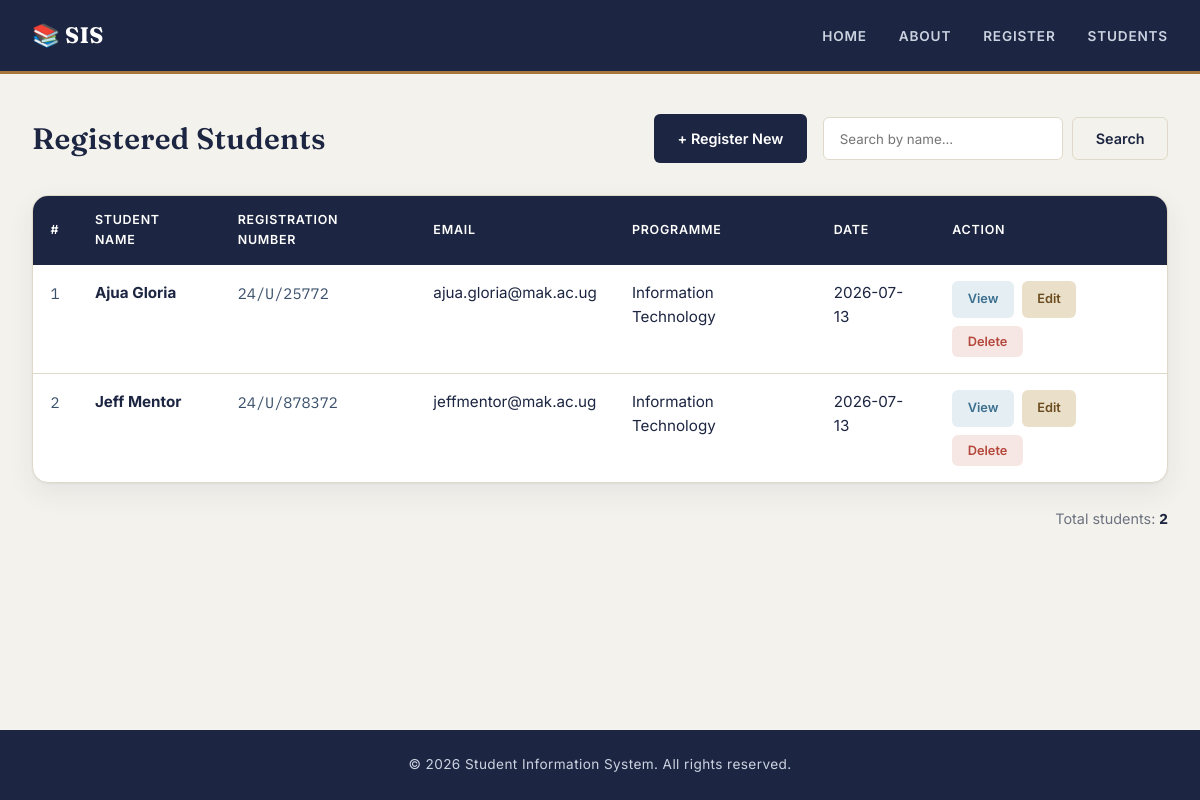
Before: /students with the older database file.
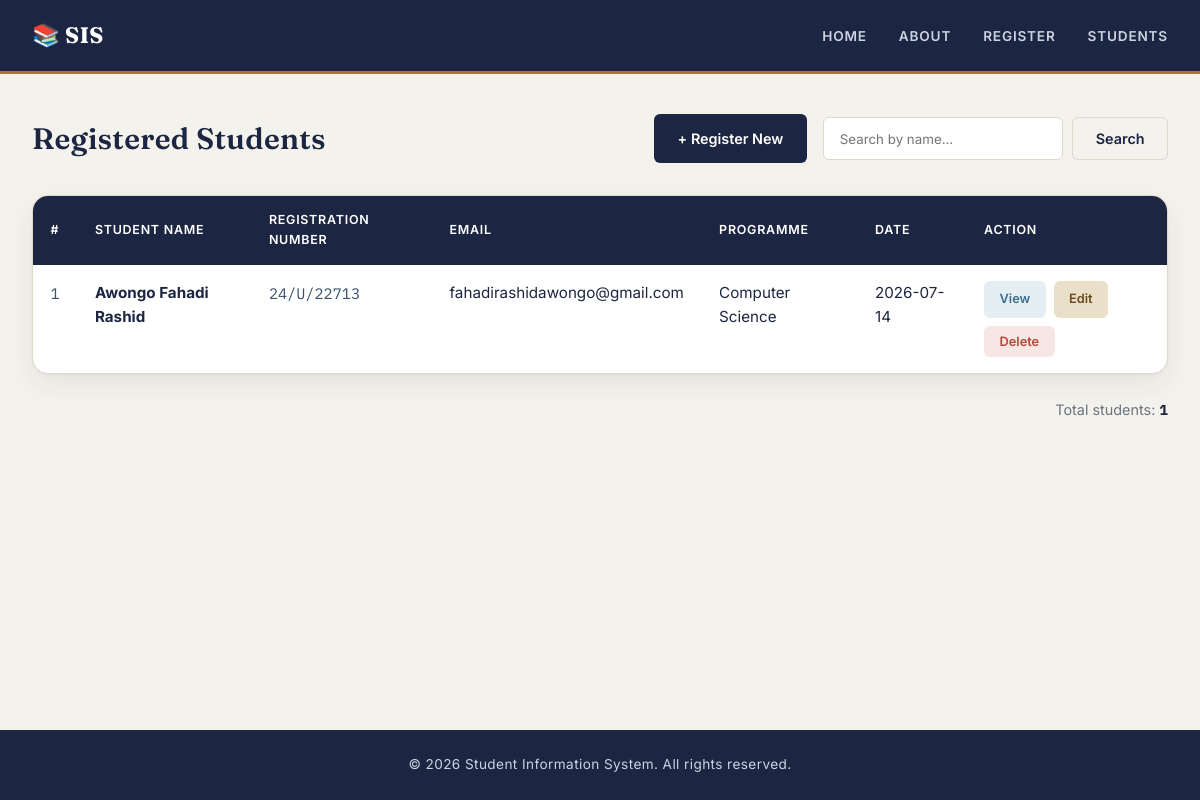
After: the same page with the newer database file.
### models.py (models this page shows, shortened)
class Student(db.Model):
    __tablename__ = 'students'
    id = db.Column(db.Integer, primary_key=True)
    student_name = db.Column(db.String(100), nullable=False)
    registration_number = db.Column(db.String(50), unique=True, nullable=False)
    email = db.Column(db.String(100), unique=True, nullable=False)
    programme = db.Column(db.String(100), nullable=False)
    registration_date = db.Column(db.DateTime, default=datetime.utcnow)
    is_active = db.Column(db.Boolean, default=True)

### app.py (the view)
@app.route('/students')
def students_list():
    all_students = get_all_students()
    return render_template('students_list.html', students=all_students)

### database.py (called while the page is built)
def get_all_students():
    return Student.query.filter_by(is_active=True).all()

### templates/students_list.html (shortened to what this page needs)
{% extends "base.html" %}
{% block styles %}
<link rel="stylesheet" href="{{ url_for('static', filename='students.css') }}">
{% endblock %}
{% block content %}
    <section class="students-list-page">
        <div class="list-header">
            <h2>Registered Students</h2>
            <div class="list-actions">
                <a href="{{ url_for('register') }}" class="btn btn-primary">+ Register New</a>
                <form action="{{ url_for('search_students') }}" method="GET" class="search-form">
                    <input type="text" name="q" placeholder="Search by name..." value="{{ search_term if search_term else '' }}">
                    <button type="submit" class="btn btn-secondary">Search</button>
                </form>
            </div>
        </div>
        {% if students %}
            <div class="table-container">
                <table class="students-table">
                    <thead>
                        <tr>
                            <th>#</th>
                            <th>Student Name</th>
                            <th>Registration Number</th>
                            <th>Email</th>
                            <th>Programme</th>
                            <th>Date</th>
                            <th>Action</th>
                        </tr>
                    </thead>
                    <tbody>
                        {% for student in students %}
                            <tr>
                                <td data-label="#">{{ loop.index }}</td>
                                <td data-label="Student Name"><strong>{{ student.student_name }}</strong></td>
                                <td data-label="Registration Number">{{ student.registration_number }}</td>
                                <td data-label="Email">{{ student.email }}</td>
                                <td data-label="Programme">{{ student.programme }}</td>
                                <td data-label="Date">{{ student.registration_date.strftime('%Y-%m-%d') }}</td>
                                <td data-label="Action">
                                    <div class="row-actions">
                                        <a href="{{ url_for('student_profile', name=student.student_name) }}"
                                           class="btn btn-small btn-info">View</a>
                                        <a href="{{ url_for('edit_student', student_id=student.id) }}"
                                           class="btn btn-small btn-warning">Edit</a>
                                        <form method="POST" action="{{ url_for('delete_student', student_id=student.id) }}" onsubmit="return confirm('Are you sure you want to delete this student?');">
                                            <button type="submit" class="btn btn-small btn-danger">Delete</button>
                                        </form>
                                    </div>
                                </td>
                            </tr>
                        {% endfor %}
                    </tbody>
                </table>
            </div>
            <div class="student-count">
                <p>Total students: <strong>{{ students|length }}</strong></p>
            </div>
        {% else %}
            <div class="empty-state">
                <p>No students registered yet.</p>
                <a href="{{ url_for('register') }}" class="btn btn-primary">Register First Student</a>
            </div>
        {% endif %}
    </section>
{% endblock %}

### templates/base.html (shortened to what this page needs)
<!DOCTYPE html>
<html lang="en">
<head>
    <link rel="stylesheet" href="{{ url_for('static', filename='style.css') }}">
    <link rel="stylesheet"
href="https://cdnjs.cloudflare.com/ajax/libs/font-awesome/6.5.2/css/all.min.css">
    {% block styles %}{% endblock %}
</head>
<body>
    <nav>
        <div class="nav-container">
            <div class="logo">
                <h1>📚 SIS</h1>
            </div>
            <ul class="nav-links">
                <li><a href="{{ url_for('home') }}">Home</a></li>
                <li><a href="{{ url_for('about') }}">About</a></li>
                <li><a href="{{ url_for('register') }}">Register</a></li>
                <li><a href="{{ url_for('students_list') }}">Students</a></li>
            </ul>
        </div>
    </nav>
    <main>
        {% block content %}
        {% endblock %}
    </main>
    <footer>
        <p>&copy; 2026 Student Information System. All rights reserved.</p>
    </footer>
</body>
</html>

### static/style.css (style rules this page uses)
:root { --color-ink: #1c2541; --color-ink-soft: #3a506b; --color-paper: #f4f2ec; --color-surface: #ffffff; --color-line: #dfd9c9; --color-accent: #a6763a; --color-accent-soft: #eadfc9; --color-success: #3f7a5d; --color-success-bg: #e4efe8; --color-danger: #b4483c; --color-danger-bg: #f7e7e4; --color-info: #3a6f8f; --color-info-bg: #e5eef2; --color-muted: #6b7280; --font-display: 'Fraunces', Georgia, serif; --font-body: 'Inter', -apple-system, BlinkMacSystemFont, sans-serif; --font-mono: 'IBM Plex Mono', 'Courier New', monospace; --radius-sm: 6px; --radius-md: 10px; --radius-lg: 16px; --shadow-card: 0 1px 2px rgba(28,37,65,.05), 0 10px 28px rgba(28,37,65,.07); }
* { margin: 0; padding: 0; box-sizing: border-box; }
body { font-family: var(--font-body); background: var(--color-paper); color: var(--color-ink); line-height: 1.6; min-height: 100vh; display: flex; flex-direction: column; }
h1, h2, h3, h4 { font-family: var(--font-display); color: var(--color-ink); font-weight: 600; }
main { flex: 1; width: 100%; max-width: 1200px; margin: auto; padding: 2.5rem 2rem; }
a { color: inherit; }
nav { background: var(--color-ink); border-bottom: 3px solid var(--color-accent); }
.nav-container { max-width: 1200px; margin: auto; padding: 1.1rem 2rem; display: flex; justify-content: space-between; align-items: center; }
.logo h1 { color: #fff; font-size: 1.4rem; font-weight: 700; letter-spacing: .01em; }
.nav-links { display: flex; list-style: none; gap: 2rem; }
.nav-links a { color: #cbd3e1; text-decoration: none; font-size: .85rem; font-weight: 600; letter-spacing: .06em; text-transform: uppercase; transition: color .2s ease; position: relative; padding-bottom: .3rem; }
.nav-links a::after { content: ""; position: absolute; left: 0; bottom: -6px; width: 0; height: 2px; background: var(--color-accent); transition: width .2s ease; }
.btn { display: inline-flex; justify-content: center; align-items: center; gap: .4rem; padding: .75rem 1.4rem; border: 1px solid transparent; border-radius: var(--radius-sm); text-decoration: none; cursor: pointer; font-family: var(--font-body); font-weight: 600; font-size: .9rem; transition: transform .15s ease, background .15s ease, border-color .15s ease; }
.btn-primary { background: var(--color-ink); color: #fff; }
.btn-secondary { background: transparent; color: var(--color-ink); border-color: var(--color-line); }
.btn-info { background: var(--color-info-bg); color: var(--color-info); }
.btn-warning { background: var(--color-accent-soft); color: #6b4c1f; }
.btn-danger { background: var(--color-danger-bg); color: var(--color-danger); }
.btn-small { padding: .45rem .9rem; font-size: .8rem; }
input, select, textarea { font-family: inherit; }
footer { background: var(--color-ink); color: #cbd3e1; text-align: center; padding: 1.5rem; margin-top: auto; font-size: .85rem; letter-spacing: .03em; }

Changed rows visible on the page:
removed Student: student_name "Ajua Gloria", registration_number "24/U/25772", email "ajua.gloria@mak.ac.ug", programme "Information Technology", registration_date "2026-07-13"
removed Student: student_name "Jeff Mentor", registration_number "24/U/878372", email "jeffmentor@mak.ac.ug", programme "Information Technology", registration_date "2026-07-13"
added Student: student_name "Awongo Fahadi Rashid", registration_number "24/U/22713", email "fahadirashidawongo@gmail.com", programme "Computer Science", registration_date "2026-07-14"
Other visible differences:
{{ students|length }}: "2" → "1"
